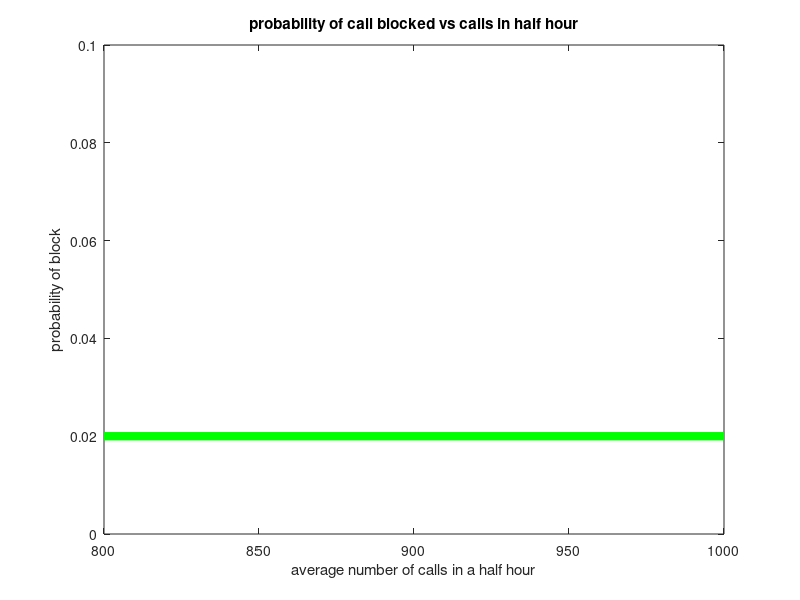

Write the MATLAB code that produced this figure.
lam=(800:20:1000)/30; 
probability_block=zeros(1,length(lam)); 
i=0;
mu=60/56;
K=32;
for changeL=lam
    i=i+1; 
    probability_block(i)=((changeL/mu).^K/factorial(K))/(sum((changeL/mu).^(0:K)./factorial(0:K)));
end
bar(lam*30,probability_block,'b') 

plot(lam*30,0.02*ones(size(lam)),'g','Linewidth',6) 
xlabel('average number of calls in a half hour') 
ylabel('probability of block') 
title('probability of call blocked vs calls in half hour')
axis([800 1000 0 0.10]) 
